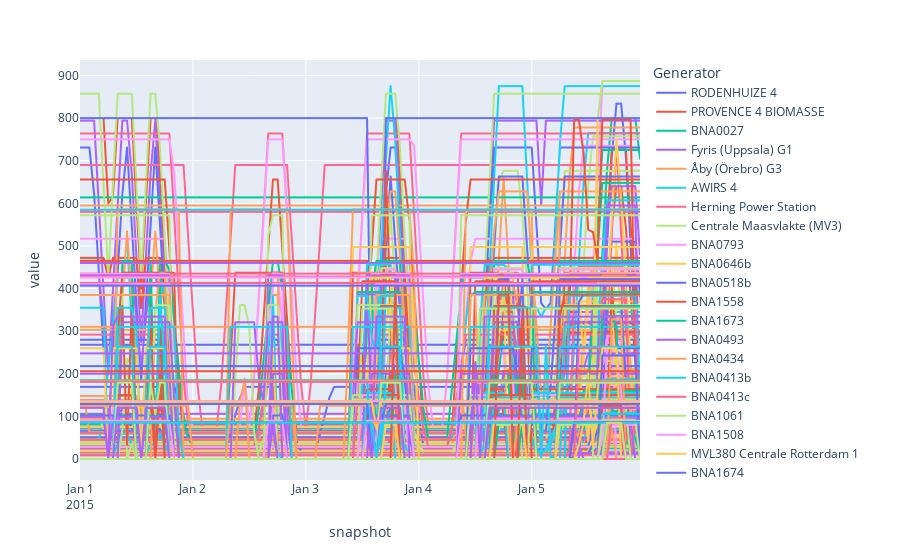

Source (notebook cell):
### Markdown cell above
```


```

### Code cell
network.generators_t.p[dispatchable_generators].plot()
